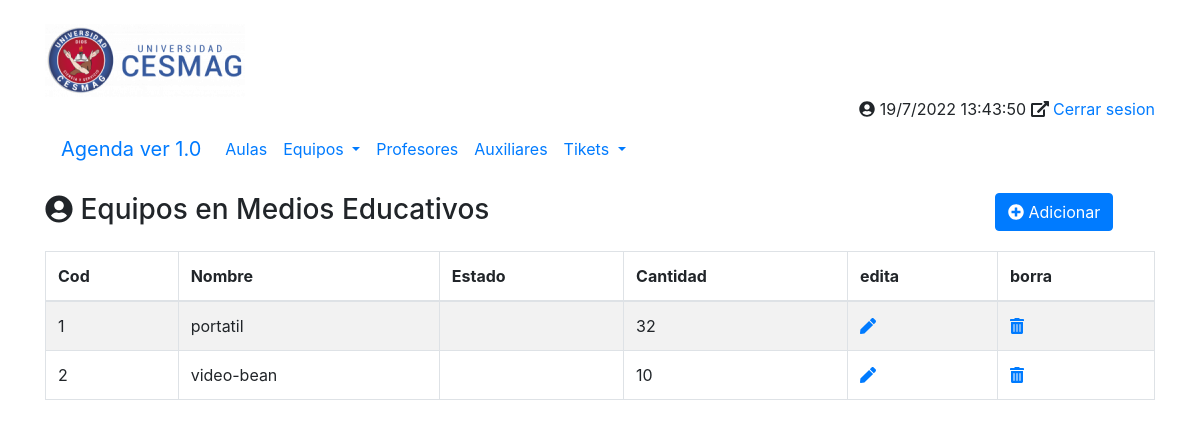
The app's page /principal.php?opcion=equipos, older data.
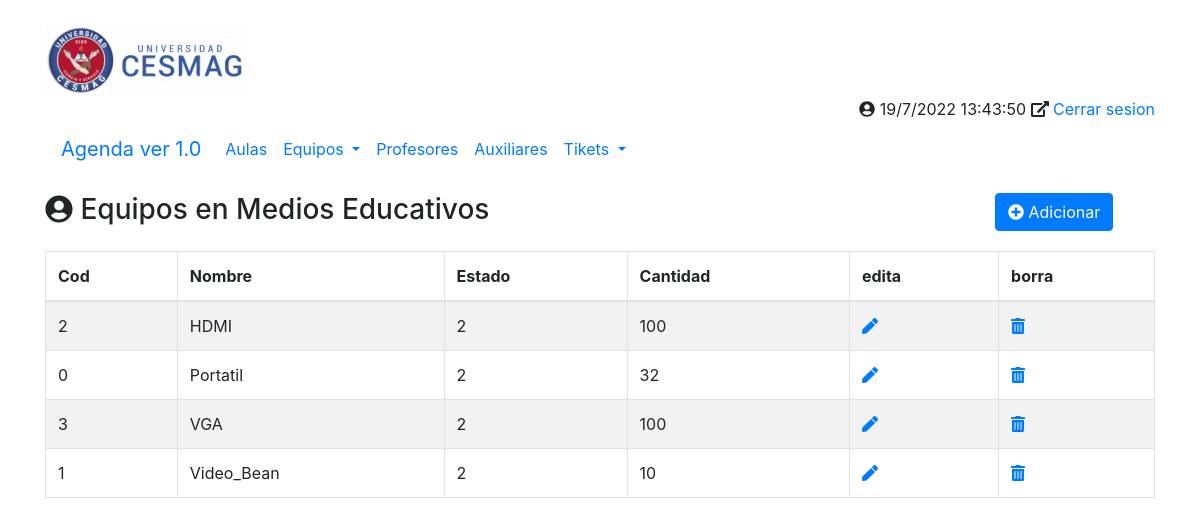
The same page, newer data.
### tables this page shows
CREATE TABLE `tbl_equipos` (
  `cod` int(100) NOT NULL,
  `nombre` varchar(100) NOT NULL,
  `id_estado` int(100) NOT NULL,
  `cantidad` varchar(100) DEFAULT NULL
);

### php/equipos/equipos.php (the view, shortened to what this page needs)
<div class="row my-3">
	<div class="col-10">
		<h3><i class="fa fa-user-circle"></i> Equipos en Medios Educativos</h3>
	</div>
	<div class="col-2">
		<a href="./principal.php?opcion=equipos-nuevo&accion=ADICIONAR&codigo=0" class="btn btn-primary" title="Crear un nuevo Contacto">
			<i class="fas fa-plus-circle"></i>
			Adicionar
		</a>
	</div>
</div>
<div class="row my-3">
	<div class="col-12">
			<table id="miTabla"  class="table table-striped table-bordered table-hover">
			<thead>
					<tr>
						<th>Cod</th>
						<th>Nombre</th>
						<th>Estado</th>
						<th>Cantidad</th>
						<th>edita</th>
						<th>borra</th>
					</tr>
			</thead>
			<tbody>
						<?php
							$conexion = conectarBD();
							$sSQL = "SELECT * FROM tbl_equipos";
							$datos = $conexion->query($sSQL);
							foreach ($datos as $fila):
									?>
										<tr>
											<td><?php echo $fila['cod'];         ?></td>
											<td><?php echo $fila['nombre'];     ?></td>
											<td><?php echo $fila['id_estado'];  ?></td>
											<td><?php echo $fila['cantidad'];   ?></td>
											<?php
												echo'<td><a href="./principal.php?opcion=contactos_form&accion=EDITAR&id='.$fila	['cod'].'" title="Editar el Contacto"><i class="fas fa-pen"></i></a></td>
												<td><a href="./principal.php?opcion=contactos_form&accion=ELIMINAR&id='.$fila	['cod'].'" title="Borrar el Contacto"><i class="fas fa-trash-alt"></i></a></td>';
											?>
										</tr>
									<?php
							endforeach;
						?>
			</tbody>
		</table>
	</div>
</div>

### principal.php (shortened to what this page needs)
<?php
  $opcion = (!isset($_GET['opcion']) ) ? 'inicio' : $_GET['opcion'];
 ?>
<!DOCTYPE html>
<html lang="es">
  <head>
    <link rel="stylesheet" href="lib/bootstrap/css/bootstrap.min.css">
    <link rel="stylesheet" href="lib/datatable/css/bootstrap.css">
    <link rel="stylesheet" href="lib/datatable/css/dataTables.bootstrap4.min.css">
  </head>
  <body>
    <div class="container my-4">
        <?php include_once("inc/encabezado.inc");?>
        <?php include_once("inc/Menu_Principal.inc");?>
        <section class="cuerpo">
          <?php
          switch ($opcion) {
            case 'equipos':
              include_once("php/equipos/equipos.php");
              break;
          }
           ?>
        </section>
     </div>
  </body>
</html>

### inc/encabezado.inc (shortened to what this page needs)
<header>
    <div class="row">
        <div class="col-4">
            <img src="img/Escudo.png" alt="Logo de la Agenda" class="img-fluid">
        </div>
    </div>
    <div class="row">
        <div class="col-12 text-right">
           <span>
           <i class="fa fa-user-circle"></i>
           </span>
           <span>
           <i class="fas fa-external-link-alt"></i>
             <a href="" class="">Cerrar sesion</a>
           </span>
        </div>
    </div>
</header>

### inc/Menu_Principal.inc (shortened to what this page needs)
<nav class="navbar navbar-expand-lg nadvar-light bg-ligth">
    <a href="" class="navbar-brand">Agenda ver 1.0</a>
    <ul class="navbar-nav">
     <li class="nav-item dropdown">
        <a href="principal.php?opcion=aulas" class="nav-link"> Aulas </a>
     </li>
     <li class="nav-item dropdown">
        <a href="principal.php?opcion=equipos" class="nav-link dropdown-toggle" data-toggle="dropdown"> Equipos </a>
    </li>
      <li class="nav-item dropdown">
          <a href="principal.php?opcion=profesores" class="nav-link"> Profesores </a>
      </li>
      <li class="nav-item dropdown">
          <a href="principal.php?opcion=auxiliares" class="nav-link"> Auxiliares </a>
      </li>
      <li class="nav-item dropdown">
          <a href="principal.php?opcion=tikets" class="nav-link dropdown-toggle" data-toggle="dropdown"> Tikets </a>
      </li>
    </ul>
</nav>

Row changes from the older to the newer data that the page shows:
removed tbl_equipos: cod "1", nombre "portatil", cantidad "32"
removed tbl_equipos: cod "2", nombre "video-bean", cantidad "10"
added tbl_equipos: cod "2", nombre "HDMI", id_estado "2", cantidad "100"
added tbl_equipos: cod "0", nombre "Portatil", id_estado "2", cantidad "32"
added tbl_equipos: cod "3", nombre "VGA", id_estado "2", cantidad "100"
added tbl_equipos: cod "1", nombre "Video_Bean", id_estado "2", cantidad "10"
